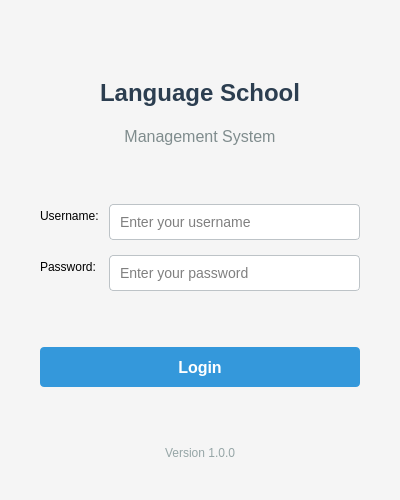
<?xml version="1.0" encoding="UTF-8"?>
<ui version="4.0">
 <class>LoginWindow</class>
 <widget class="QMainWindow" name="LoginWindow">
  <property name="geometry">
   <rect>
    <x>0</x>
    <y>0</y>
    <width>400</width>
    <height>500</height>
   </rect>
  </property>
  <property name="minimumSize">
   <size>
    <width>400</width>
    <height>500</height>
   </size>
  </property>
  <property name="windowTitle">
   <string>Language School - Login</string>
  </property>
  <property name="styleSheet">
   <string notr="true">QMainWindow {
    background-color: #f5f5f5;
}
QLabel#titleLabel {
    font-size: 24px;
    font-weight: bold;
    color: #2c3e50;
}
QLabel#subtitleLabel {
    font-size: 16px;
    color: #7f8c8d;
}
QLineEdit {
    padding: 8px;
    border: 1px solid #bdc3c7;
    border-radius: 4px;
    background-color: white;
    font-size: 14px;
}
QLineEdit:focus {
    border: 1px solid #3498db;
}
QPushButton#loginButton {
    background-color: #3498db;
    color: white;
    border: none;
    border-radius: 4px;
    padding: 10px;
    font-size: 16px;
    font-weight: bold;
}
QPushButton#loginButton:hover {
    background-color: #2980b9;
}
QPushButton#loginButton:pressed {
    background-color: #1f6aa5;
}
QLabel#errorLabel {
    color: #e74c3c;
    font-size: 14px;
}
QLabel#versionLabel {
    color: #95a5a6;
    font-size: 12px;
}</string>
  </property>
  <widget class="QWidget" name="centralwidget">
   <layout class="QVBoxLayout" name="verticalLayout">
    <property name="spacing">
     <number>20</number>
    </property>
    <property name="leftMargin">
     <number>40</number>
    </property>
    <property name="topMargin">
     <number>40</number>
    </property>
    <property name="rightMargin">
     <number>40</number>
    </property>
    <property name="bottomMargin">
     <number>40</number>
    </property>
    <item>
     <spacer name="verticalSpacer_2">
      <property name="orientation">
       <enum>Qt::Vertical</enum>
      </property>
      <property name="sizeHint" stdset="0">
       <size>
        <width>20</width>
        <height>40</height>
       </size>
      </property>
     </spacer>
    </item>
    <item>
     <widget class="QLabel" name="titleLabel">
      <property name="text">
       <string>Language School</string>
      </property>
      <property name="alignment">
       <set>Qt::AlignCenter</set>
      </property>
     </widget>
    </item>
    <item>
     <widget class="QLabel" name="subtitleLabel">
      <property name="text">
       <string>Management System</string>
      </property>
      <property name="alignment">
       <set>Qt::AlignCenter</set>
      </property>
     </widget>
    </item>
    <item>
     <spacer name="verticalSpacer">
      <property name="orientation">
       <enum>Qt::Vertical</enum>
      </property>
      <property name="sizeHint" stdset="0">
       <size>
        <width>20</width>
        <height>40</height>
       </size>
      </property>
     </spacer>
    </item>
    <item>
     <layout class="QFormLayout" name="formLayout">
      <property name="horizontalSpacing">
       <number>10</number>
      </property>
      <property name="verticalSpacing">
       <number>15</number>
      </property>
      <item row="0" column="0">
       <widget class="QLabel" name="usernameLabel">
        <property name="text">
         <string>Username:</string>
        </property>
       </widget>
      </item>
      <item row="0" column="1">
       <widget class="QLineEdit" name="usernameInput">
        <property name="placeholderText">
         <string>Enter your username</string>
        </property>
       </widget>
      </item>
      <item row="1" column="0">
       <widget class="QLabel" name="passwordLabel">
        <property name="text">
         <string>Password:</string>
        </property>
       </widget>
      </item>
      <item row="1" column="1">
       <widget class="QLineEdit" name="passwordInput">
        <property name="echoMode">
         <enum>QLineEdit::Password</enum>
        </property>
        <property name="placeholderText">
         <string>Enter your password</string>
        </property>
       </widget>
      </item>
     </layout>
    </item>
    <item>
     <widget class="QLabel" name="errorLabel">
      <property name="text">
       <string/>
      </property>
      <property name="alignment">
       <set>Qt::AlignCenter</set>
      </property>
     </widget>
    </item>
    <item>
     <widget class="QPushButton" name="loginButton">
      <property name="minimumSize">
       <size>
        <width>0</width>
        <height>40</height>
       </size>
      </property>
      <property name="text">
       <string>Login</string>
      </property>
     </widget>
    </item>
    <item>
     <spacer name="verticalSpacer_3">
      <property name="orientation">
       <enum>Qt::Vertical</enum>
      </property>
      <property name="sizeHint" stdset="0">
       <size>
        <width>20</width>
        <height>40</height>
       </size>
      </property>
     </spacer>
    </item>
    <item>
     <widget class="QLabel" name="versionLabel">
      <property name="text">
       <string>Version 1.0.0</string>
      </property>
      <property name="alignment">
       <set>Qt::AlignCenter</set>
      </property>
     </widget>
    </item>
   </layout>
  </widget>
 </widget>
 <resources/>
 <connections/>
</ui>
